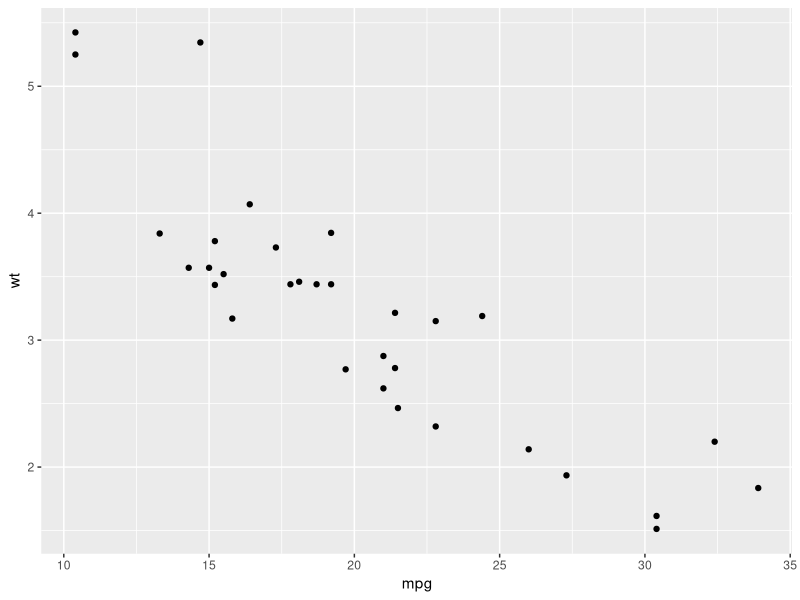
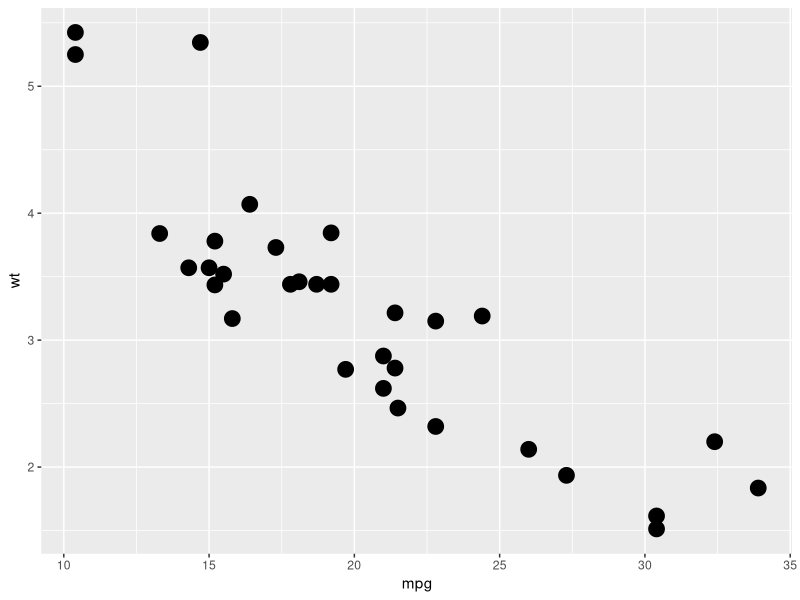
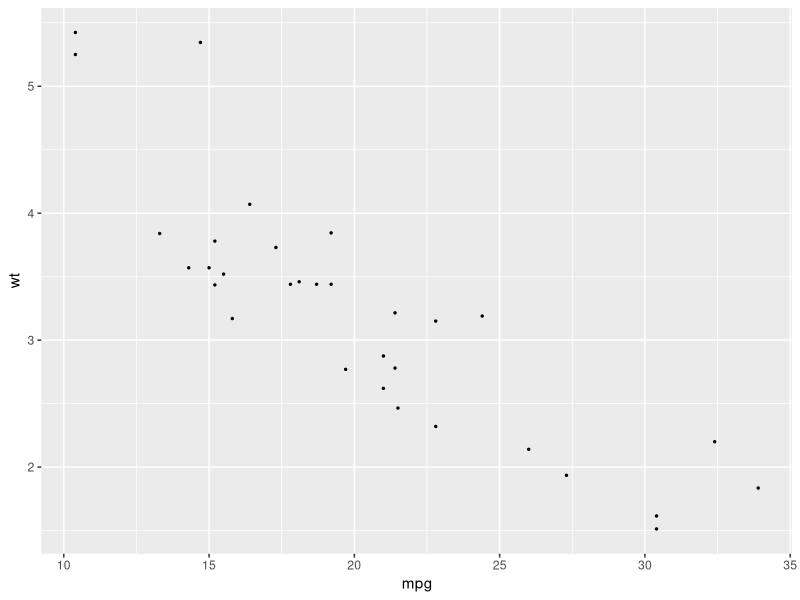
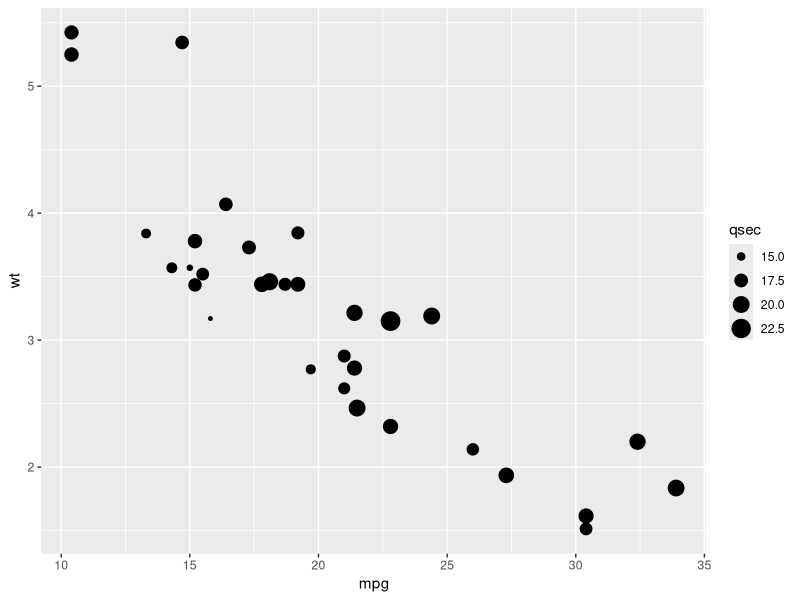

The R script that drew these images, in order:
library("ggplot2")

ggplot(data = mtcars, aes(x=mpg, y=wt)) +
  geom_point()

# Example 1: Increase Point Size in ggplot2
library("ggplot2")

# create scatterplot with increased point size
ggplot(data = mtcars, aes(x=mpg, y=wt)) +
  geom_point(size=5)

# Example 2: Decrease Point Size in ggplot2
library("ggplot2")

# create scatterplot with decreased point size
ggplot(data = mtcars, aes(x=mpg, y=wt)) +
  geom_point(size=0.5)

# Example 3: Adjust Point Size Based on Variable
library("ggplot2")

# create scatterplot with point size based on value of qsec
ggplot(data = mtcars, aes(x=mpg, y=wt)) + 
  geom_point(aes(size=qsec))
